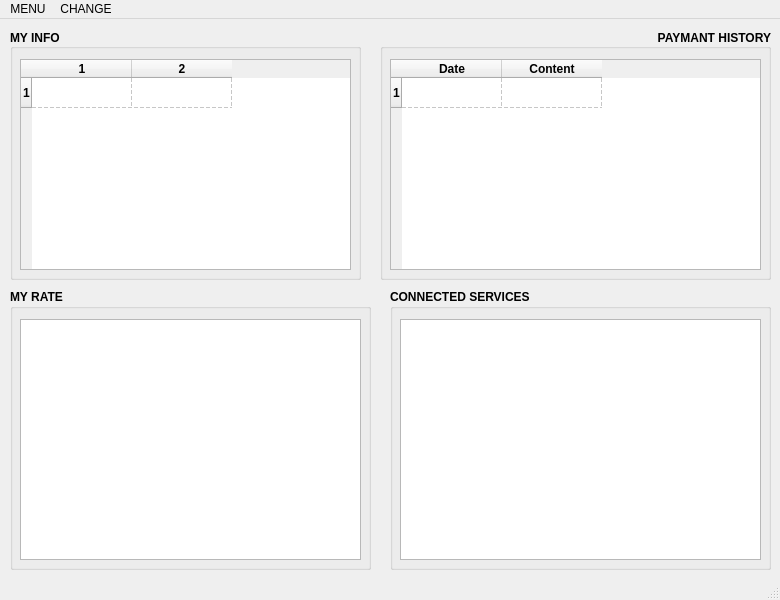
<?xml version="1.0" encoding="UTF-8"?>
<ui version="4.0">
 <class>ClientView</class>
 <widget class="QMainWindow" name="ClientView">
  <property name="geometry">
   <rect>
    <x>0</x>
    <y>0</y>
    <width>780</width>
    <height>600</height>
   </rect>
  </property>
  <property name="minimumSize">
   <size>
    <width>780</width>
    <height>600</height>
   </size>
  </property>
  <property name="maximumSize">
   <size>
    <width>780</width>
    <height>600</height>
   </size>
  </property>
  <property name="windowTitle">
   <string>MainWindow</string>
  </property>
  <widget class="QWidget" name="centralwidget">
   <widget class="QGroupBox" name="groupBox">
    <property name="geometry">
     <rect>
      <x>10</x>
      <y>10</y>
      <width>351</width>
      <height>251</height>
     </rect>
    </property>
    <property name="font">
     <font>
      <weight>75</weight>
      <bold>true</bold>
     </font>
    </property>
    <property name="title">
     <string>MY INFO</string>
    </property>
    <property name="alignment">
     <set>Qt::AlignLeading|Qt::AlignLeft|Qt::AlignVCenter</set>
    </property>
    <widget class="QTableWidget" name="twPackageInfo">
     <property name="geometry">
      <rect>
       <x>10</x>
       <y>30</y>
       <width>331</width>
       <height>211</height>
      </rect>
     </property>
     <property name="editTriggers">
      <set>QAbstractItemView::NoEditTriggers</set>
     </property>
     <property name="showGrid">
      <bool>true</bool>
     </property>
     <property name="gridStyle">
      <enum>Qt::DashLine</enum>
     </property>
     <property name="rowCount">
      <number>1</number>
     </property>
     <property name="columnCount">
      <number>2</number>
     </property>
     <attribute name="horizontalHeaderCascadingSectionResizes">
      <bool>false</bool>
     </attribute>
     <row/>
     <column/>
     <column/>
    </widget>
   </widget>
   <widget class="QGroupBox" name="groupBox_2">
    <property name="geometry">
     <rect>
      <x>380</x>
      <y>10</y>
      <width>391</width>
      <height>251</height>
     </rect>
    </property>
    <property name="font">
     <font>
      <weight>75</weight>
      <bold>true</bold>
     </font>
    </property>
    <property name="title">
     <string>PAYMANT HISTORY</string>
    </property>
    <property name="alignment">
     <set>Qt::AlignRight|Qt::AlignTrailing|Qt::AlignVCenter</set>
    </property>
    <property name="flat">
     <bool>false</bool>
    </property>
    <widget class="QTableWidget" name="twHistory">
     <property name="geometry">
      <rect>
       <x>10</x>
       <y>30</y>
       <width>371</width>
       <height>211</height>
      </rect>
     </property>
     <property name="editTriggers">
      <set>QAbstractItemView::NoEditTriggers</set>
     </property>
     <property name="showGrid">
      <bool>true</bool>
     </property>
     <property name="gridStyle">
      <enum>Qt::DashLine</enum>
     </property>
     <property name="rowCount">
      <number>1</number>
     </property>
     <property name="columnCount">
      <number>2</number>
     </property>
     <attribute name="horizontalHeaderCascadingSectionResizes">
      <bool>false</bool>
     </attribute>
     <row/>
     <column>
      <property name="text">
       <string>Date</string>
      </property>
     </column>
     <column>
      <property name="text">
       <string>Content</string>
      </property>
     </column>
    </widget>
   </widget>
   <widget class="QGroupBox" name="groupBox_3">
    <property name="geometry">
     <rect>
      <x>10</x>
      <y>270</y>
      <width>361</width>
      <height>281</height>
     </rect>
    </property>
    <property name="font">
     <font>
      <weight>75</weight>
      <bold>true</bold>
     </font>
    </property>
    <property name="title">
     <string>MY RATE</string>
    </property>
    <widget class="QTextBrowser" name="tbMyRate">
     <property name="geometry">
      <rect>
       <x>10</x>
       <y>30</y>
       <width>341</width>
       <height>241</height>
      </rect>
     </property>
    </widget>
    <widget class="QTextBrowser" name="tbRateInfo">
     <property name="geometry">
      <rect>
       <x>10</x>
       <y>30</y>
       <width>341</width>
       <height>241</height>
      </rect>
     </property>
    </widget>
   </widget>
   <widget class="QGroupBox" name="groupBox_4">
    <property name="geometry">
     <rect>
      <x>390</x>
      <y>270</y>
      <width>381</width>
      <height>281</height>
     </rect>
    </property>
    <property name="font">
     <font>
      <weight>75</weight>
      <bold>true</bold>
     </font>
    </property>
    <property name="title">
     <string notr="true">CONNECTED SERVICES</string>
    </property>
    <widget class="QTextBrowser" name="tbMyService">
     <property name="geometry">
      <rect>
       <x>10</x>
       <y>30</y>
       <width>361</width>
       <height>241</height>
      </rect>
     </property>
    </widget>
   </widget>
  </widget>
  <widget class="QMenuBar" name="menubar">
   <property name="geometry">
    <rect>
     <x>0</x>
     <y>0</y>
     <width>780</width>
     <height>19</height>
    </rect>
   </property>
   <widget class="QMenu" name="menuCLIENT">
    <property name="title">
     <string>MENU</string>
    </property>
    <addaction name="actionEXIT"/>
    <addaction name="actionEXIT_2"/>
   </widget>
   <widget class="QMenu" name="menuRATES">
    <property name="title">
     <string>CHANGE</string>
    </property>
    <addaction name="actionRATES_SERVICE"/>
   </widget>
   <addaction name="menuCLIENT"/>
   <addaction name="menuRATES"/>
  </widget>
  <widget class="QStatusBar" name="statusbar"/>
  <action name="actionEXIT">
   <property name="text">
    <string>LOGOUT</string>
   </property>
  </action>
  <action name="actionEXIT_2">
   <property name="text">
    <string>EXIT</string>
   </property>
  </action>
  <action name="actionRATES_SERVICE">
   <property name="text">
    <string>RATES/SERVICE</string>
   </property>
  </action>
 </widget>
 <resources/>
 <connections/>
</ui>
